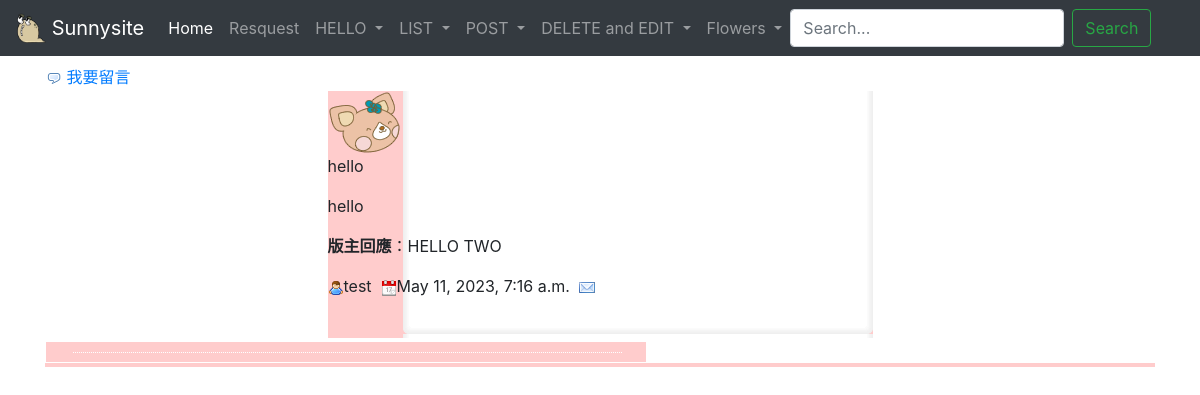
/showpost/, run on the app's committed database.
### boardapp/models.py (models this page shows, shortened)
class BoardUnit(models.Model):
    bname = models.CharField(max_length=20, null = False)
    bgender = models.CharField(max_length=2, default = 'F', null= False)
    btitle = models.CharField(max_length=100, null = False)
    bcontent = models.TextField(null = False)
    btime = models.DateTimeField(auto_now=True)
    bemail = models.EmailField(max_length=100, blank = True,default='')
    bresponse = models.TextField(blank=True,default='')
    captcha = CaptchaField()

### boardapp/views.py (the view)
# urls.py: path('showpost/', bviews.showpost),
def showpost(request, pageindex=None):  #首頁
	global page  #重複開啟本網頁時需保留 page1 的值
	pagesize = 3  #每頁顯示的資料筆數
	boardall = models.BoardUnit.objects.all().order_by('-id')  #讀取資料表,依時間遞減排序
	datasize = len(boardall)  #資料筆數
	totpage = math.ceil(datasize / pagesize)  #總頁數
	if pageindex==None:  #無參數
		page = 0
		boardunits = models.BoardUnit.objects.order_by('-id')[:pagesize]
	elif pageindex=='prev':  #上一頁
		start = (page-1)*pagesize  #該頁第1筆資料
		if start >= 0:  #有前頁資料就顯示
			boardunits = models.BoardUnit.objects.order_by('-id')[start:(start+pagesize)]
			page -= 1
	elif pageindex=='next':  #下一頁
		start = (page+1)*pagesize  #該頁第1筆資料
		if start < datasize:  #有下頁資料就顯示
			boardunits = models.BoardUnit.objects.order_by('-id')[start:(start+pagesize)]
			page += 1
	currentpage = page + 1  #將目頁前頁面以區域變數傳回html
	return render(request, "boardapp/showpost.html", locals())

### templates/boardapp/showpost.html (shortened to what this page needs)
{% extends "base.html" %}
{% load static %}
{% block content %}
<div class="contentbox">
	<table width="100%">
		<tr>
			<td>
				<img src="{% static 'images/comment.png' %}" width="16" height="16" align="absmiddle" /> <a href="/addpost/">我要留言</a>
			</td>
		</tr>
  	{% for unit in boardunits %}
	<tr>
	  <td>
		  <table width="545" border="0" align="center" cellpadding="0" cellspacing="0" background="{% static 'images/g_r5_c4.png' %}">
		  	<tr>
			  <td>
				<div class="floorDiv">
					{% if unit.bgender == "m" %}
						<img src="{% static 'images/boy.png' %}" width="72" height="63" />
					{% else %}
						<img src="{% static 'images/girl.png' %}" width="72" height="63" />
					{% endif %}
				</div>
				<div class="contentDiv">
				  <p class="title">{{unit.btitle}}</p>
				  <p>{{unit.bcontent}}</p>
				  {% if unit.bresponse != "" %}
					<div class="responseDiv">
					  <p><strong>版主回應</strong>：{{unit.bresponse}}</p>
					</div>
				  {% endif %}
				  <p class="editor"><img src="{% static 'images/user.png' %}" width="16" height="16" align="absmiddle">{{unit.bname}}&nbsp;
					<img src="{% static 'images/date.png' %}" width="16" height="16" align="absmiddle">{{unit.btime}}&nbsp;
					{% if unit.bemail != "" %}
					  <a href="mailto:{{unit.bemail}}" target="_blank">
					  <img src="{% static 'images/email.png' %}" width="16" height="16" border="0" align="absmiddle"></a>
					{% endif %}
				  </p>
				</div>
			  </td>
			</tr>
			<tr>
			  <td><img name="g_r7_c4" src="{% static 'images/g_r7_c4.png' %}" width="545" height="12" border="0" alt=""></td>
			</tr>
		  </table>
		  <span class="functionDiv">
			  <img src="{% static 'images/g_r9_c3.png' %}" width="600" height="20" border="0" />
		  </span>
		</td>
	</tr>
  	{% empty %}
		<tr>
		  <td background="{% static 'images/g_r3_c3.png' %}">
			  <div class="messageDiv"><img src="{% static 'images/exclamation.png' %}" width="16" height="16" align="absmiddle"> 目前沒有新的資料，歡迎您留言。</div></td>
		</tr>
	{% endfor %}
		<tr>
			<td background="{% static 'images/g_r3_c3.png' %}">
			</td>
		</tr>
		<tr>
			<td background="{% static 'images/g_r3_c3.png' %}">
		</tr>
	</table>
</div>
{% endblock %}

### data on the page
BoardUnit: btitle "hello", bcontent "hello", bresponse "HELLO TWO", bname "test", btime "May 11, 2023, 7:16 a.m."
